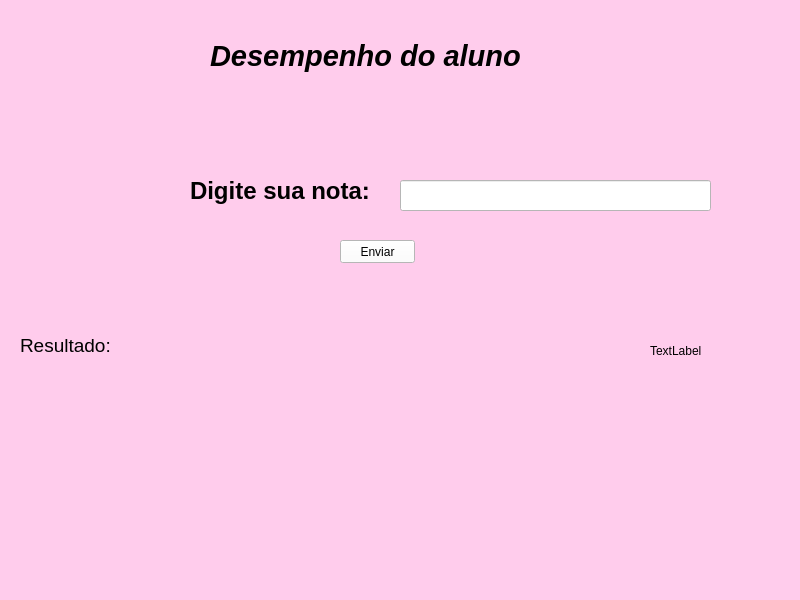
<?xml version="1.0" encoding="UTF-8"?>
<ui version="4.0">
 <class>MainWindow</class>
 <widget class="QMainWindow" name="MainWindow">
  <property name="geometry">
   <rect>
    <x>0</x>
    <y>0</y>
    <width>800</width>
    <height>600</height>
   </rect>
  </property>
  <property name="windowTitle">
   <string>MainWindow</string>
  </property>
  <property name="styleSheet">
   <string notr="true">background-color: #ffccec;</string>
  </property>
  <widget class="QWidget" name="centralwidget">
   <widget class="QLabel" name="label">
    <property name="geometry">
     <rect>
      <x>190</x>
      <y>170</y>
      <width>191</width>
      <height>41</height>
     </rect>
    </property>
    <property name="font">
     <font>
      <pointsize>18</pointsize>
      <weight>75</weight>
      <bold>true</bold>
     </font>
    </property>
    <property name="text">
     <string>Digite sua nota:  </string>
    </property>
   </widget>
   <widget class="QLineEdit" name="lineEdit_nota">
    <property name="geometry">
     <rect>
      <x>400</x>
      <y>180</y>
      <width>311</width>
      <height>31</height>
     </rect>
    </property>
    <property name="styleSheet">
     <string notr="true">background-color: #ffffff;</string>
    </property>
   </widget>
   <widget class="QLabel" name="label_resultado">
    <property name="geometry">
     <rect>
      <x>20</x>
      <y>310</y>
      <width>591</width>
      <height>71</height>
     </rect>
    </property>
    <property name="font">
     <font>
      <pointsize>14</pointsize>
     </font>
    </property>
    <property name="text">
     <string>Resultado:</string>
    </property>
   </widget>
   <widget class="QLabel" name="label_3">
    <property name="geometry">
     <rect>
      <x>210</x>
      <y>30</y>
      <width>341</width>
      <height>51</height>
     </rect>
    </property>
    <property name="font">
     <font>
      <pointsize>22</pointsize>
      <weight>75</weight>
      <italic>true</italic>
      <bold>true</bold>
     </font>
    </property>
    <property name="text">
     <string>Desempenho do aluno </string>
    </property>
   </widget>
   <widget class="QLabel" name="label_4">
    <property name="geometry">
     <rect>
      <x>20</x>
      <y>130</y>
      <width>141</width>
      <height>121</height>
     </rect>
    </property>
    <property name="text">
     <string/>
    </property>
    <property name="pixmap">
     <pixmap>../../../Downloads/𝙲𝚁𝙴_ 巴辣辣.jpg</pixmap>
    </property>
    <property name="scaledContents">
     <bool>true</bool>
    </property>
   </widget>
   <widget class="QPushButton" name="pushButton_classificar">
    <property name="geometry">
     <rect>
      <x>340</x>
      <y>240</y>
      <width>75</width>
      <height>23</height>
     </rect>
    </property>
    <property name="styleSheet">
     <string notr="true">background-color: #ffffff;</string>
    </property>
    <property name="text">
     <string>Enviar</string>
    </property>
   </widget>
   <widget class="QLabel" name="label_imagem">
    <property name="geometry">
     <rect>
      <x>650</x>
      <y>300</y>
      <width>131</width>
      <height>101</height>
     </rect>
    </property>
    <property name="text">
     <string>TextLabel</string>
    </property>
    <property name="scaledContents">
     <bool>true</bool>
    </property>
   </widget>
  </widget>
  <widget class="QMenuBar" name="menubar">
   <property name="geometry">
    <rect>
     <x>0</x>
     <y>0</y>
     <width>800</width>
     <height>21</height>
    </rect>
   </property>
  </widget>
  <widget class="QStatusBar" name="statusbar"/>
 </widget>
 <resources/>
 <connections/>
</ui>
